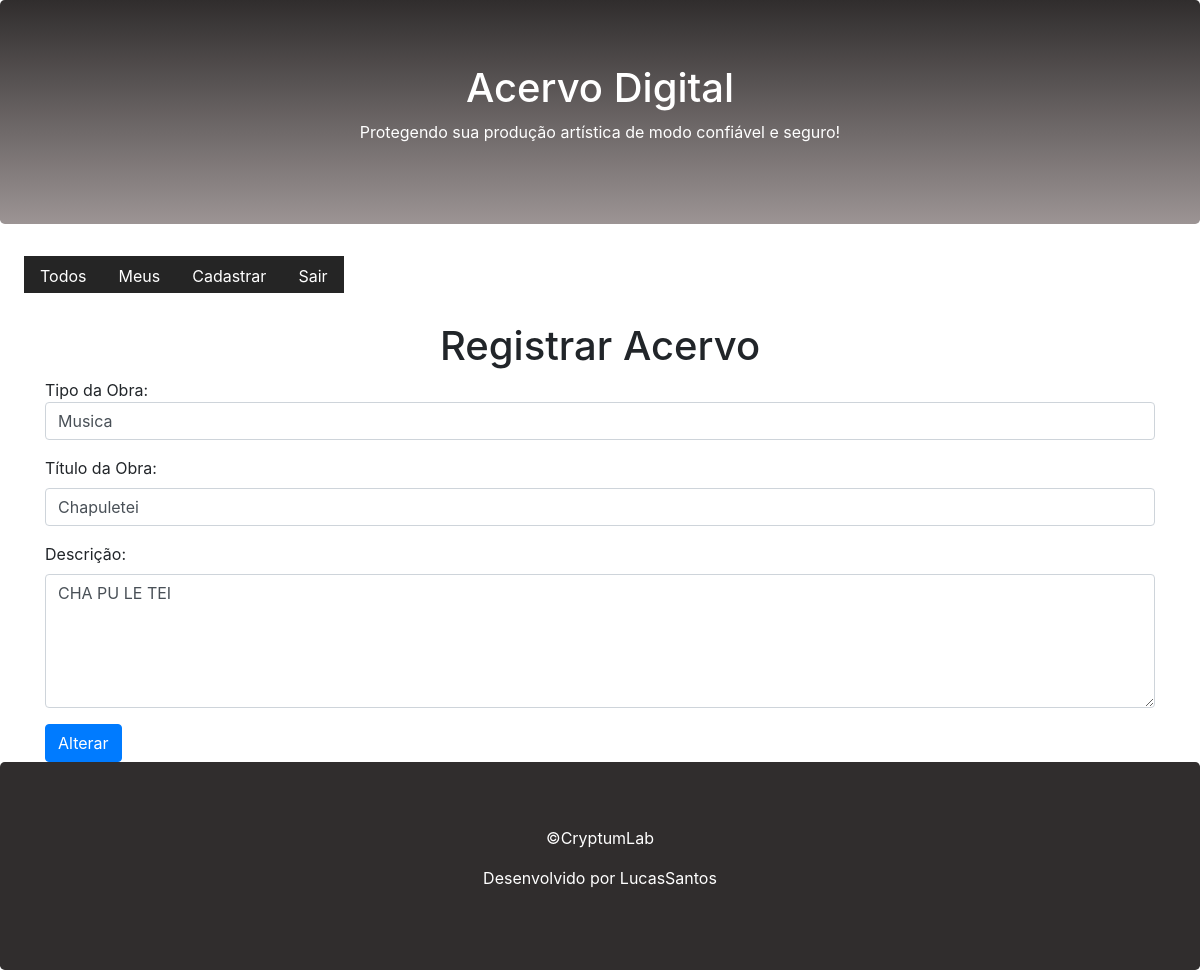
The page /obra/register/?id=1 (signed in) on the database as committed earlier.
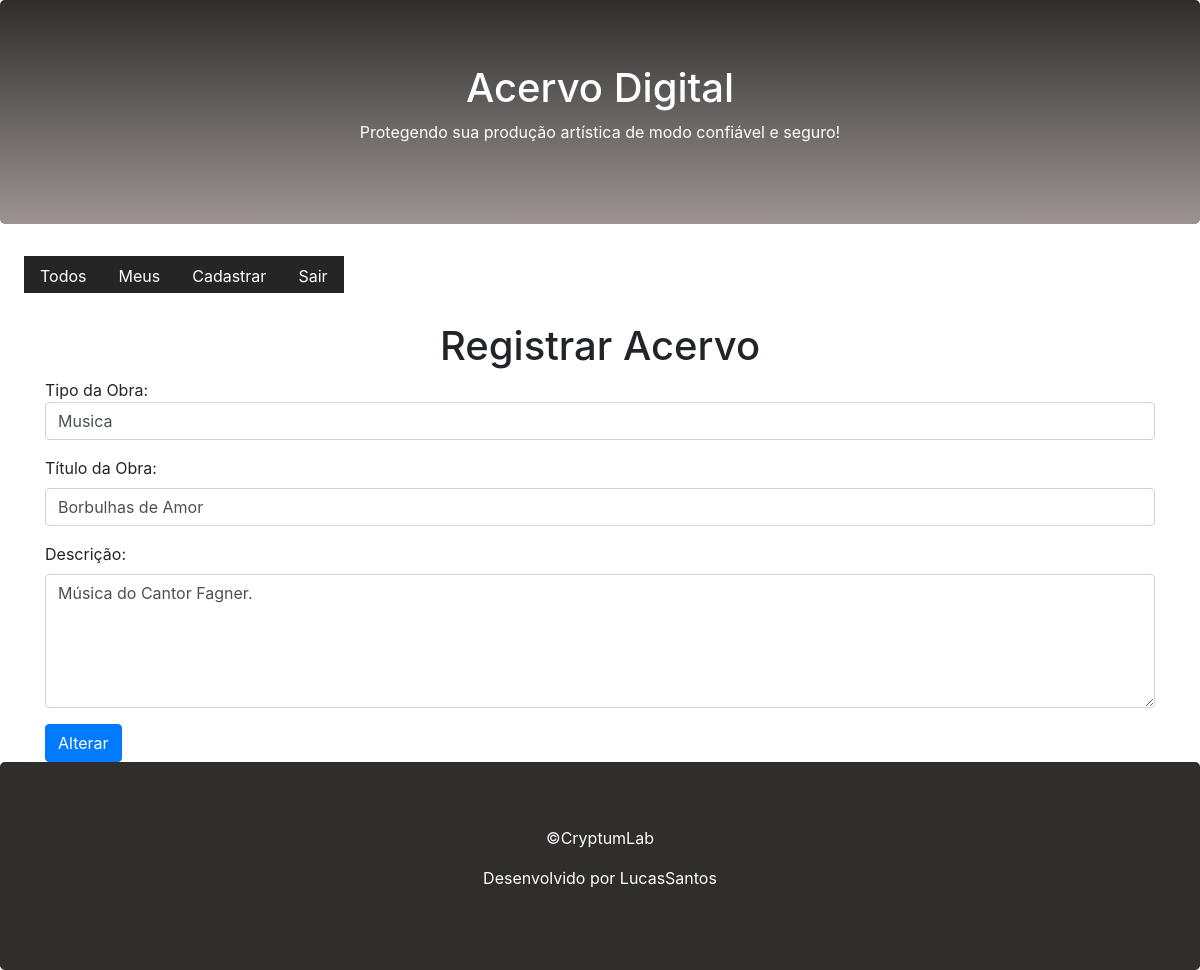
The same page on the database as committed later.
### proj/models.py (models this page shows, shortened)
class Acervo(models.Model):
    tipoObra = models.CharField(max_length=11)
    tituloObra = models.CharField(max_length=20)
    description = models.TextField()
    begin_date = models.DateField(auto_now_add=True)
    active = models.BooleanField(default=True)
    user = models.ForeignKey(User, on_delete=models.CASCADE)
    class Meta:
        db_table = 'acervo'

### proj/views.py (the view)
# urls.py: path('obra/register/',views.register_obra),
@login_required(login_url='/login/')
def register_obra(request):
    acervo_id = request.GET.get('id')
    if acervo_id:
        acervo = Acervo.objects.get(id=acervo_id)
        if acervo.user == request.user:
            return render(request, 'register-obra.html', {'acervo':acervo})
    return render(request, 'register-obra.html')

### templates/register-obra.html (shortened to what this page needs)
{% extends "model-page.html" %}
{% block content %}
    <h1 class="text-center">Registrar Acervo</h1>
    <form enctype="multipart/form-data" action="submit", method="POST">{% csrf_token %}
        <div class="container">
            <div class="form-group">
                <labe for="email">Tipo da Obra:</label>
                <input class="form-control" name="tipoObra" type="text" value="{{acervo.tipoObra}}">
            </div>
            <div class="form-group">
                <label for="phone">Título da Obra:</label>
                <input class="form-control" name="tituloObra" type="text" value="{{acervo.tituloObra}}">
            </div>
            <div class="form-group">
                <label for="description">Descrição:</label>
                <textarea class="form-control" rows="5" name="description">{{ acervo.description }}</textarea>
            </div>
            <button type="submit" class="btn btn-primary">
                {% if acervo %}
                    Alterar
                {% else %}
                    Cadastrar
                {% endif %}
            </button>
        </div>
    </form>
{% endblock %}

Rows that differ between the two databases and show on the page:
changed Acervo "Musica": tituloObra "Chapuletei" → "Borbulhas de Amor"; description "CHA PU LE TEI" → "Música do Cantor Fagner."
